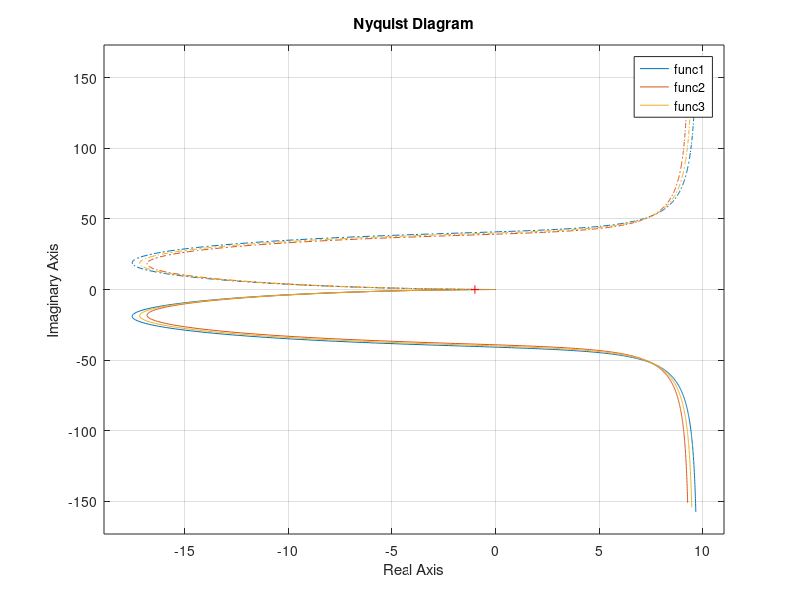

Recreate this plot in MATLAB.
close all;
clear all;
clc;

k1=245
k2=235
k3=240
num1=[k1 2*k1]
num2=[k2 2*k2]
num3=[k3 2*k3]
den=[1 3 10 0]
func1=tf(num1,den)
func2=tf(num2,den)
func3=tf(num3,den)
nyquist(func1,func2,func3)